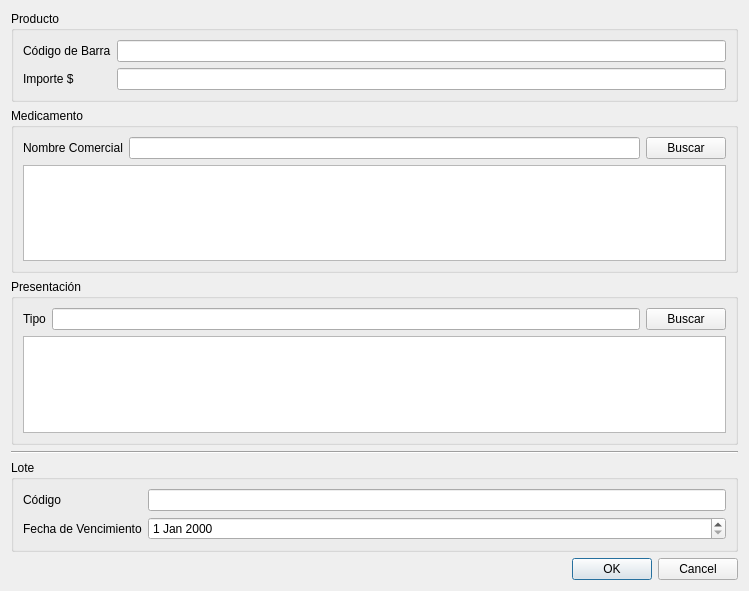
<?xml version="1.0" encoding="UTF-8"?>
<ui version="4.0">
 <class>vtnAltaProducto</class>
 <widget class="QWidget" name="vtnAltaProducto">
  <property name="geometry">
   <rect>
    <x>0</x>
    <y>0</y>
    <width>749</width>
    <height>591</height>
   </rect>
  </property>
  <property name="windowTitle">
   <string>Alta Producto</string>
  </property>
  <layout class="QVBoxLayout" name="verticalLayout">
   <item>
    <widget class="QGroupBox" name="gpProducto">
     <property name="title">
      <string>Producto</string>
     </property>
     <property name="flat">
      <bool>false</bool>
     </property>
     <property name="checkable">
      <bool>false</bool>
     </property>
     <layout class="QFormLayout" name="formLayout_4">
      <item row="0" column="0">
       <widget class="QLabel" name="label_3">
        <property name="text">
         <string>Código de Barra</string>
        </property>
       </widget>
      </item>
      <item row="0" column="1">
       <widget class="QLineEdit" name="lineCodBarra">
        <property name="statusTip">
         <string>Ingrese código de barra del producto (exactamente 9 números)</string>
        </property>
        <property name="accessibleDescription">
         <string>codigo</string>
        </property>
       </widget>
      </item>
      <item row="1" column="0">
       <widget class="QLabel" name="label_4">
        <property name="text">
         <string>Importe $</string>
        </property>
       </widget>
      </item>
      <item row="1" column="1">
       <widget class="QLineEdit" name="lineImp">
        <property name="statusTip">
         <string>Ingrese importe del producto (solo números separando los centavos por un punto (.) ejemplo 125.75)</string>
        </property>
        <property name="accessibleDescription">
         <string>importe</string>
        </property>
        <property name="inputMask">
         <string/>
        </property>
       </widget>
      </item>
     </layout>
    </widget>
   </item>
   <item>
    <widget class="QGroupBox" name="gbMedicamento">
     <property name="title">
      <string>Medicamento</string>
     </property>
     <layout class="QFormLayout" name="formLayout_2">
      <item row="0" column="1">
       <layout class="QHBoxLayout" name="horizontalLayout">
        <item>
         <widget class="QLineEdit" name="lineNombMed">
          <property name="statusTip">
           <string>Ingrese nombre del Medicamento (solo números y letras)</string>
          </property>
          <property name="accessibleDescription">
           <string>textoNumeros</string>
          </property>
          <property name="inputMask">
           <string/>
          </property>
         </widget>
        </item>
        <item>
         <widget class="QPushButton" name="btnBuscarMed">
          <property name="focusPolicy">
           <enum>Qt::TabFocus</enum>
          </property>
          <property name="text">
           <string>Buscar</string>
          </property>
         </widget>
        </item>
       </layout>
      </item>
      <item row="0" column="0">
       <widget class="QLabel" name="label_5">
        <property name="text">
         <string>Nombre Comercial</string>
        </property>
       </widget>
      </item>
      <item row="2" column="0" colspan="2">
       <widget class="QTableWidget" name="tablaMedicamento">
        <property name="editTriggers">
         <set>QAbstractItemView::NoEditTriggers</set>
        </property>
        <attribute name="horizontalHeaderDefaultSectionSize">
         <number>160</number>
        </attribute>
        <attribute name="horizontalHeaderStretchLastSection">
         <bool>true</bool>
        </attribute>
       </widget>
      </item>
     </layout>
    </widget>
   </item>
   <item>
    <widget class="QGroupBox" name="gbPresentacion">
     <property name="title">
      <string>Presentación</string>
     </property>
     <layout class="QFormLayout" name="formLayout_3">
      <property name="fieldGrowthPolicy">
       <enum>QFormLayout::AllNonFixedFieldsGrow</enum>
      </property>
      <item row="1" column="0">
       <widget class="QLabel" name="label_6">
        <property name="text">
         <string>Tipo</string>
        </property>
       </widget>
      </item>
      <item row="1" column="1">
       <layout class="QHBoxLayout" name="horizontalLayout_2">
        <item>
         <widget class="QLineEdit" name="lineTipoPres">
          <property name="statusTip">
           <string>Ingrese tipo de presentación(solo letras)</string>
          </property>
          <property name="accessibleDescription">
           <string>texto</string>
          </property>
         </widget>
        </item>
        <item>
         <widget class="QPushButton" name="btnBuscarPres">
          <property name="focusPolicy">
           <enum>Qt::TabFocus</enum>
          </property>
          <property name="text">
           <string>Buscar</string>
          </property>
         </widget>
        </item>
       </layout>
      </item>
      <item row="2" column="0" colspan="2">
       <widget class="QTableWidget" name="tablaPresentacion">
        <property name="editTriggers">
         <set>QAbstractItemView::NoEditTriggers</set>
        </property>
        <attribute name="horizontalHeaderDefaultSectionSize">
         <number>160</number>
        </attribute>
        <attribute name="horizontalHeaderStretchLastSection">
         <bool>true</bool>
        </attribute>
       </widget>
      </item>
     </layout>
    </widget>
   </item>
   <item>
    <widget class="Line" name="line">
     <property name="orientation">
      <enum>Qt::Horizontal</enum>
     </property>
    </widget>
   </item>
   <item>
    <widget class="QGroupBox" name="groupBox">
     <property name="title">
      <string>Lote</string>
     </property>
     <layout class="QFormLayout" name="formLayout">
      <property name="fieldGrowthPolicy">
       <enum>QFormLayout::AllNonFixedFieldsGrow</enum>
      </property>
      <property name="labelAlignment">
       <set>Qt::AlignLeading|Qt::AlignLeft|Qt::AlignVCenter</set>
      </property>
      <item row="1" column="0">
       <widget class="QLabel" name="label">
        <property name="text">
         <string>Código</string>
        </property>
       </widget>
      </item>
      <item row="1" column="1">
       <widget class="QLineEdit" name="lineEdit"/>
      </item>
      <item row="2" column="0">
       <widget class="QLabel" name="label_2">
        <property name="text">
         <string>Fecha de Vencimiento</string>
        </property>
       </widget>
      </item>
      <item row="2" column="1">
       <widget class="QDateEdit" name="dateEdit"/>
      </item>
     </layout>
    </widget>
   </item>
   <item>
    <widget class="QDialogButtonBox" name="buttonBox">
     <property name="standardButtons">
      <set>QDialogButtonBox::Cancel|QDialogButtonBox::Ok</set>
     </property>
    </widget>
   </item>
  </layout>
 </widget>
 <resources/>
 <connections/>
</ui>
